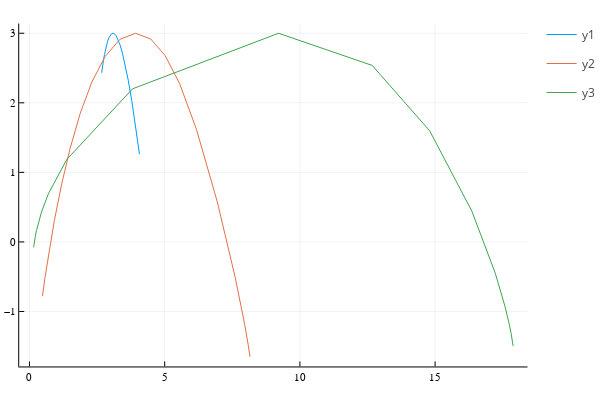

Write notebook code for a chart like this one.
### Code cell
plot(α1, f1)
plot!(α2, f2)
plot!(α3, f3)

### Figure 1 — Plotly figure (JSON) as saved in the notebook; plotly's stock layout.template omitted (floating-point values rounded to 4 significant figures)
{"data": [{"colorbar": {"title": ""}, "legendgroup": "y1", "line": {"color": "rgba(0, 154, 250, 1.000)", "dash": "solid", "shape": "linear", "width": 1}, "mode": "lines", "name": "y1", "showlegend": true, "type": "scatter", "x": [4.067, 3.924, 3.782, 3.652, 3.537, 3.438, 3.351, 3.275, 3.206, 3.143, 3.086, 3.032, 2.982, 2.935, 2.891, 2.849, 2.809, 2.772, 2.736, 2.702, 2.669], "xaxis": "x", "y": [1.261, 1.67, 2.031, 2.325, 2.549, 2.714, 2.831, 2.911, 2.963, 2.991, 3, 2.992, 2.97, 2.935, 2.888, 2.832, 2.766, 2.693, 2.612, 2.525, 2.432], "yaxis": "y", "zmax": null, "zmin": null}, {"colorbar": {"title": ""}, "legendgroup": "y2", "line": {"color": "rgba(227, 111, 71, 1.000)", "dash": "solid", "shape": "linear", "width": 1}, "mode": "lines", "name": "y2", "showlegend": true, "type": "scatter", "x": [8.153, 8.134, 8.084, 7.949, 7.606, 6.944, 6.173, 5.551, 5.02, 4.485, 3.923, 3.35, 2.8, 2.308, 1.878, 1.504, 1.182, 0.9184, 0.7185, 0.5763, 0.4792], "xaxis": "x", "y": [-1.651, -1.596, -1.469, -1.169, -0.5073, 0.577, 1.62, 2.277, 2.676, 2.916, 3, 2.914, 2.668, 2.3, 1.85, 1.346, 0.8163, 0.3047, -0.1436, -0.5049, -0.7806], "yaxis": "y", "zmax": null, "zmin": null}, {"colorbar": {"title": ""}, "legendgroup": "y3", "line": {"color": "rgba(62, 164, 78, 1.000)", "dash": "solid", "shape": "linear", "width": 1}, "mode": "lines", "name": "y3", "showlegend": true, "type": "scatter", "x": [17.89, 17.87, 17.85, 17.81, 17.74, 17.59, 17.22, 16.36, 14.8, 12.67, 9.211, 3.811, 1.381, 0.7002, 0.4456, 0.3251, 0.258, 0.2162, 0.1879, 0.1675, 0.1521], "xaxis": "x", "y": [-1.497, -1.456, -1.4, -1.317, -1.181, -0.9344, -0.4499, 0.4437, 1.598, 2.537, 3, 2.201, 1.187, 0.6944, 0.4324, 0.2716, 0.1618, 0.08077, 0.01734, -0.03452, -0.07839], "yaxis": "y", "zmax": null, "zmin": null}], "layout": {"annotations": [], "height": 400, "legend_position": {"bgcolor": "rgba(255, 255, 255, 1.000)", "bordercolor": "rgba(0, 0, 0, 1.000)", "borderwidth": 1, "font": {"color": "rgba(0, 0, 0, 1.000)", "family": "sans-serif", "size": 11}, "title": {"font": {"color": "rgba(0, 0, 0, 1.000)", "family": "sans-serif", "size": 15}, "text": ""}, "tracegroupgap": 0, "traceorder": "normal", "x": 1, "xanchor": "auto", "y": 1, "yanchor": "auto"}, "margin": {"b": 20, "l": 0, "r": 0, "t": 20}, "paper_bgcolor": "rgba(255, 255, 255, 1.000)", "plot_bgcolor": "rgba(255, 255, 255, 1.000)", "showlegend": true, "width": 600, "xaxis": {"anchor": "y", "domain": [0.03619, 0.9934], "gridcolor": "rgba(0, 0, 0, 0.100)", "gridwidth": 0.5, "linecolor": "rgba(0, 0, 0, 1.000)", "mirror": false, "range": [-0.3799, 18.42], "showgrid": true, "showline": true, "showticklabels": true, "tickangle": 0, "tickcolor": "rgb(0, 0, 0)", "tickfont": {"color": "rgba(0, 0, 0, 1.000)", "family": "sans-serif", "size": 11}, "tickmode": "array", "ticks": "inside", "ticktext": ["0", "5", "10", "15"], "tickvals": [0, 5, 10, 15], "title": "", "titlefont": {"color": "rgba(0, 0, 0, 1.000)", "family": "sans-serif", "size": 15}, "type": "-", "visible": true, "zeroline": false, "zerolinecolor": "rgba(0, 0, 0, 1.000)"}, "yaxis": {"anchor": "x", "domain": [0.03762, 0.9902], "gridcolor": "rgba(0, 0, 0, 0.100)", "gridwidth": 0.5, "linecolor": "rgba(0, 0, 0, 1.000)", "mirror": false, "range": [-1.79, 3.14], "showgrid": true, "showline": true, "showticklabels": true, "tickangle": 0, "tickcolor": "rgb(0, 0, 0)", "tickfont": {"color": "rgba(0, 0, 0, 1.000)", "family": "sans-serif", "size": 11}, "tickmode": "array", "ticks": "inside", "ticktext": ["−1", "0", "1", "2", "3"], "tickvals": [-1, 0, 1, 2, 3], "title": "", "titlefont": {"color": "rgba(0, 0, 0, 1.000)", "family": "sans-serif", "size": 15}, "type": "-", "visible": true, "zeroline": false, "zerolinecolor": "rgba(0, 0, 0, 1.000)"}}}
